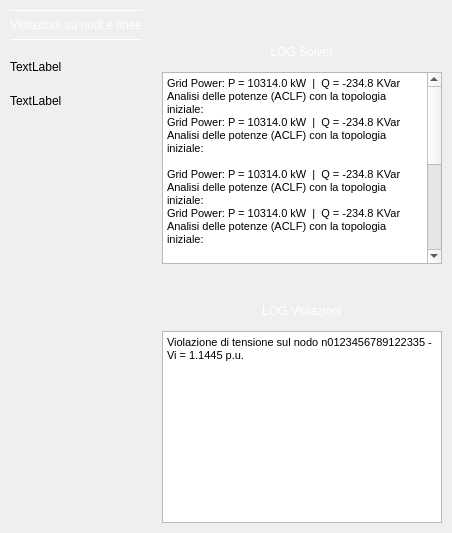
      <widget class="QWidget" name="onr3TabWgt">
       <attribute name="title">
        <string>Violazioni pre-ONR</string>
       </attribute>
       <layout class="QHBoxLayout" name="onr3TabHBL">
        <property name="spacing">
         <number>0</number>
        </property>
        <property name="leftMargin">
         <number>0</number>
        </property>
        <property name="topMargin">
         <number>0</number>
        </property>
        <property name="rightMargin">
         <number>0</number>
        </property>
        <property name="bottomMargin">
         <number>0</number>
        </property>
        <item>
         <widget class="QWidget" name="onr3sxWgt" native="true">
          <layout class="QVBoxLayout" name="onr3sxVBL">
           <property name="spacing">
            <number>20</number>
           </property>
           <property name="leftMargin">
            <number>10</number>
           </property>
           <property name="topMargin">
            <number>10</number>
           </property>
           <property name="rightMargin">
            <number>10</number>
           </property>
           <property name="bottomMargin">
            <number>10</number>
           </property>
           <item>
            <widget class="QLabel" name="onr3sxTitleLbl">
             <property name="minimumSize">
              <size>
               <width>0</width>
               <height>30</height>
              </size>
             </property>
             <property name="maximumSize">
              <size>
               <width>16777215</width>
               <height>30</height>
              </size>
             </property>
             <property name="sizeIncrement">
              <size>
               <width>0</width>
               <height>30</height>
              </size>
             </property>
             <property name="styleSheet">
              <string notr="true">font: 75 14pt &quot;MS Shell Dlg 2&quot;;
color: rgb(255, 255, 255);
border-top: 1px solid rgb(255, 255, 255);
border-bottom: 1px solid rgb(255, 255, 255);</string>
             </property>
             <property name="text">
              <string>Violazioni su nodi e linee</string>
             </property>
             <property name="alignment">
              <set>Qt::AlignCenter</set>
             </property>
            </widget>
           </item>
           <item>
            <widget class="QLabel" name="onr3Fig1Lbl">
             <property name="text">
              <string>TextLabel</string>
             </property>
            </widget>
           </item>
           <item>
            <widget class="QLabel" name="onr3Fig2Lbl">
             <property name="text">
              <string>TextLabel</string>
             </property>
            </widget>
           </item>
           <item>
            <spacer name="onr3sxSpc">
             <property name="orientation">
              <enum>Qt::Vertical</enum>
             </property>
             <property name="sizeHint" stdset="0">
              <size>
               <width>20</width>
               <height>40</height>
              </size>
             </property>
            </spacer>
           </item>
          </layout>
         </widget>
        </item>
        <item>
         <widget class="QWidget" name="onr3dxWgt" native="true">
          <property name="minimumSize">
           <size>
            <width>300</width>
            <height>0</height>
           </size>
          </property>
          <property name="maximumSize">
           <size>
            <width>300</width>
            <height>16777215</height>
           </size>
          </property>
          <layout class="QVBoxLayout" name="onr3dxVBL">
           <property name="spacing">
            <number>5</number>
           </property>
           <property name="leftMargin">
            <number>10</number>
           </property>
           <property name="topMargin">
            <number>10</number>
           </property>
           <property name="rightMargin">
            <number>10</number>
           </property>
           <property name="bottomMargin">
            <number>10</number>
           </property>
           <item>
            <spacer name="onr3dxTopSpc">
             <property name="orientation">
              <enum>Qt::Vertical</enum>
             </property>
             <property name="sizeType">
              <enum>QSizePolicy::Fixed</enum>
             </property>
             <property name="sizeHint" stdset="0">
              <size>
               <width>277</width>
               <height>27</height>
              </size>
             </property>
            </spacer>
           </item>
           <item>
            <widget class="QLabel" name="onr3log1TitleLbl">
             <property name="minimumSize">
              <size>
               <width>0</width>
               <height>30</height>
              </size>
             </property>
             <property name="maximumSize">
              <size>
               <width>16777215</width>
               <height>30</height>
              </size>
             </property>
             <property name="sizeIncrement">
              <size>
               <width>0</width>
               <height>30</height>
              </size>
             </property>
             <property name="styleSheet">
              <string notr="true">font: 75 10pt &quot;MS Shell Dlg 2&quot;;
color: rgb(255, 255, 255);
border-bottom: 1px solid rgb(255, 255, 255);</string>
             </property>
             <property name="text">
              <string>LOG Solver</string>
             </property>
             <property name="alignment">
              <set>Qt::AlignCenter</set>
             </property>
            </widget>
           </item>
           <item>
            <widget class="QTextBrowser" name="onr3log1TB">
             <property name="maximumSize">
              <size>
               <width>16777215</width>
               <height>200</height>
              </size>
             </property>
             <property name="html">
              <string>&lt;!DOCTYPE HTML PUBLIC &quot;-//W3C//DTD HTML 4.0//EN&quot; &quot;http://www.w3.org/TR/REC-html40/strict.dtd&quot;&gt;
&lt;html&gt;&lt;head&gt;&lt;meta name=&quot;qrichtext&quot; content=&quot;1&quot; /&gt;&lt;style type=&quot;text/css&quot;&gt;
p, li { white-space: pre-wrap; }
&lt;/style&gt;&lt;/head&gt;&lt;body style=&quot; font-family:'MS Shell Dlg 2'; font-size:8.25pt; font-weight:400; font-style:normal;&quot;&gt;
&lt;p style=&quot; margin-top:0px; margin-bottom:0px; margin-left:0px; margin-right:0px; -qt-block-indent:0; text-indent:0px;&quot;&gt;Grid Power: P = 10314.0 kW  |  Q = -234.8 KVar&lt;/p&gt;
&lt;p style=&quot; margin-top:0px; margin-bottom:0px; margin-left:0px; margin-right:0px; -qt-block-indent:0; text-indent:0px;&quot;&gt;Analisi delle potenze (ACLF) con la topologia iniziale:&lt;/p&gt;
&lt;p style=&quot; margin-top:0px; margin-bottom:0px; margin-left:0px; margin-right:0px; -qt-block-indent:0; text-indent:0px;&quot;&gt;Grid Power: P = 10314.0 kW  |  Q = -234.8 KVar&lt;/p&gt;
&lt;p style=&quot; margin-top:0px; margin-bottom:0px; margin-left:0px; margin-right:0px; -qt-block-indent:0; text-indent:0px;&quot;&gt;Analisi delle potenze (ACLF) con la topologia iniziale:&lt;/p&gt;
&lt;p style=&quot;-qt-paragraph-type:empty; margin-top:0px; margin-bottom:0px; margin-left:0px; margin-right:0px; -qt-block-indent:0; text-indent:0px;&quot;&gt;&lt;br /&gt;&lt;/p&gt;
&lt;p style=&quot; margin-top:0px; margin-bottom:0px; margin-left:0px; margin-right:0px; -qt-block-indent:0; text-indent:0px;&quot;&gt;Grid Power: P = 10314.0 kW  |  Q = -234.8 KVar&lt;/p&gt;
&lt;p style=&quot; margin-top:0px; margin-bottom:0px; margin-left:0px; margin-right:0px; -qt-block-indent:0; text-indent:0px;&quot;&gt;Analisi delle potenze (ACLF) con la topologia iniziale:&lt;/p&gt;
&lt;p style=&quot; margin-top:0px; margin-bottom:0px; margin-left:0px; margin-right:0px; -qt-block-indent:0; text-indent:0px;&quot;&gt;Grid Power: P = 10314.0 kW  |  Q = -234.8 KVar&lt;/p&gt;
&lt;p style=&quot; margin-top:0px; margin-bottom:0px; margin-left:0px; margin-right:0px; -qt-block-indent:0; text-indent:0px;&quot;&gt;Analisi delle potenze (ACLF) con la topologia iniziale:&lt;/p&gt;
&lt;p style=&quot;-qt-paragraph-type:empty; margin-top:0px; margin-bottom:0px; margin-left:0px; margin-right:0px; -qt-block-indent:0; text-indent:0px;&quot;&gt;&lt;br /&gt;&lt;/p&gt;
&lt;p style=&quot;-qt-paragraph-type:empty; margin-top:0px; margin-bottom:0px; margin-left:0px; margin-right:0px; -qt-block-indent:0; text-indent:0px;&quot;&gt;&lt;br /&gt;&lt;/p&gt;
&lt;p style=&quot; margin-top:0px; margin-bottom:0px; margin-left:0px; margin-right:0px; -qt-block-indent:0; text-indent:0px;&quot;&gt;Grid Power: P = 10314.0 kW  |  Q = -234.8 KVar&lt;/p&gt;
&lt;p style=&quot; margin-top:0px; margin-bottom:0px; margin-left:0px; margin-right:0px; -qt-block-indent:0; text-indent:0px;&quot;&gt;Analisi delle potenze (ACLF) con la topologia iniziale:&lt;/p&gt;
&lt;p style=&quot;-qt-paragraph-type:empty; margin-top:0px; margin-bottom:0px; margin-left:0px; margin-right:0px; -qt-block-indent:0; text-indent:0px;&quot;&gt;&lt;br /&gt;&lt;/p&gt;
&lt;p style=&quot; margin-top:0px; margin-bottom:0px; margin-left:0px; margin-right:0px; -qt-block-indent:0; text-indent:0px;&quot;&gt;Grid Power: P = 10314.0 kW  |  Q = -234.8 KVar&lt;/p&gt;
&lt;p style=&quot; margin-top:0px; margin-bottom:0px; margin-left:0px; margin-right:0px; -qt-block-indent:0; text-indent:0px;&quot;&gt;Analisi delle potenze (ACLF) con la topologia iniziale:&lt;/p&gt;
&lt;p style=&quot; margin-top:0px; margin-bottom:0px; margin-left:0px; margin-right:0px; -qt-block-indent:0; text-indent:0px;&quot;&gt;Grid Power: P = 10314.0 kW  |  Q = -234.8 KVar&lt;/p&gt;
&lt;p style=&quot; margin-top:0px; margin-bottom:0px; margin-left:0px; margin-right:0px; -qt-block-indent:0; text-indent:0px;&quot;&gt;Analisi delle potenze (ACLF) con la topologia iniziale:&lt;/p&gt;
&lt;p style=&quot;-qt-paragraph-type:empty; margin-top:0px; margin-bottom:0px; margin-left:0px; margin-right:0px; -qt-block-indent:0; text-indent:0px;&quot;&gt;&lt;br /&gt;&lt;/p&gt;
&lt;p style=&quot; margin-top:0px; margin-bottom:0px; margin-left:0px; margin-right:0px; -qt-block-indent:0; text-indent:0px;&quot;&gt;Grid Power: P = 10314.0 kW  |  Q = -234.8 KVar&lt;/p&gt;
&lt;p style=&quot; margin-top:0px; margin-bottom:0px; margin-left:0px; margin-right:0px; -qt-block-indent:0; text-indent:0px;&quot;&gt;Analisi delle potenze (ACLF) con la topologia iniziale:&lt;/p&gt;
&lt;p style=&quot;-qt-paragraph-type:empty; margin-top:0px; margin-bottom:0px; margin-left:0px; margin-right:0px; -qt-block-indent:0; text-indent:0px;&quot;&gt;&lt;br /&gt;&lt;/p&gt;&lt;/body&gt;&lt;/html&gt;</string>
             </property>
            </widget>
           </item>
           <item>
            <spacer name="onr3dxMidSpc">
             <property name="orientation">
              <enum>Qt::Vertical</enum>
             </property>
             <property name="sizeType">
              <enum>QSizePolicy::Fixed</enum>
             </property>
             <property name="sizeHint" stdset="0">
              <size>
               <width>277</width>
               <height>27</height>
              </size>
             </property>
            </spacer>
           </item>
           <item>
            <widget class="QLabel" name="onr3log2TitleLbl">
             <property name="minimumSize">
              <size>
               <width>0</width>
               <height>30</height>
              </size>
             </property>
             <property name="maximumSize">
              <size>
               <width>16777215</width>
               <height>30</height>
              </size>
             </property>
             <property name="sizeIncrement">
              <size>
               <width>0</width>
               <height>30</height>
              </size>
             </property>
             <property name="styleSheet">
              <string notr="true">font: 75 10pt &quot;MS Shell Dlg 2&quot;;
color: rgb(255, 255, 255);
border-bottom: 1px solid rgb(255, 255, 255);</string>
             </property>
             <property name="text">
              <string>LOG Violazioni</string>
             </property>
             <property name="alignment">
              <set>Qt::AlignCenter</set>
             </property>
            </widget>
           </item>
           <item>
            <widget class="QTextBrowser" name="onr3log2YB">
             <property name="html">
              <string>&lt;!DOCTYPE HTML PUBLIC &quot;-//W3C//DTD HTML 4.0//EN&quot; &quot;http://www.w3.org/TR/REC-html40/strict.dtd&quot;&gt;
&lt;html&gt;&lt;head&gt;&lt;meta name=&quot;qrichtext&quot; content=&quot;1&quot; /&gt;&lt;style type=&quot;text/css&quot;&gt;
p, li { white-space: pre-wrap; }
&lt;/style&gt;&lt;/head&gt;&lt;body style=&quot; font-family:'MS Shell Dlg 2'; font-size:8.25pt; font-weight:400; font-style:normal;&quot;&gt;
&lt;p style=&quot; margin-top:0px; margin-bottom:0px; margin-left:0px; margin-right:0px; -qt-block-indent:0; text-indent:0px;&quot;&gt;Violazione di tensione sul nodo n0123456789122335 - Vi = 1.1445 p.u.&lt;/p&gt;&lt;/body&gt;&lt;/html&gt;</string>
             </property>
            </widget>
           </item>
          </layout>
         </widget>
        </item>
       </layout>
      </widget>
